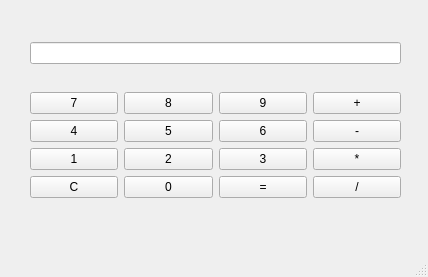
<?xml version="1.0" encoding="UTF-8"?>
<ui version="4.0">
 <class>Calculatrice</class>
 <widget class="QMainWindow" name="Calculatrice">
  <property name="geometry">
   <rect>
    <x>0</x>
    <y>0</y>
    <width>428</width>
    <height>277</height>
   </rect>
  </property>
  <property name="windowTitle">
   <string>Calculatrice</string>
  </property>
  <widget class="QWidget" name="centralwidget">
   <widget class="QWidget" name="">
    <property name="geometry">
     <rect>
      <x>30</x>
      <y>20</y>
      <width>371</width>
      <height>201</height>
     </rect>
    </property>
    <layout class="QGridLayout" name="gridLayout_2">
     <item row="1" column="0">
      <layout class="QGridLayout" name="gridLayout">
       <item row="0" column="0">
        <widget class="QPushButton" name="pushButton7">
         <property name="text">
          <string>7</string>
         </property>
        </widget>
       </item>
       <item row="0" column="1">
        <widget class="QPushButton" name="pushButton8">
         <property name="text">
          <string>8</string>
         </property>
        </widget>
       </item>
       <item row="0" column="2">
        <widget class="QPushButton" name="pushButton9">
         <property name="text">
          <string>9</string>
         </property>
        </widget>
       </item>
       <item row="0" column="3">
        <widget class="QPushButton" name="pushButtonAddition">
         <property name="text">
          <string>+</string>
         </property>
        </widget>
       </item>
       <item row="1" column="0">
        <widget class="QPushButton" name="pushButton4">
         <property name="text">
          <string>4</string>
         </property>
        </widget>
       </item>
       <item row="1" column="1">
        <widget class="QPushButton" name="pushButton5">
         <property name="text">
          <string>5</string>
         </property>
        </widget>
       </item>
       <item row="1" column="2">
        <widget class="QPushButton" name="pushButton6">
         <property name="text">
          <string>6</string>
         </property>
        </widget>
       </item>
       <item row="1" column="3">
        <widget class="QPushButton" name="pushButtonSoustraction">
         <property name="text">
          <string>-</string>
         </property>
        </widget>
       </item>
       <item row="2" column="0">
        <widget class="QPushButton" name="pushButton1">
         <property name="text">
          <string>1</string>
         </property>
        </widget>
       </item>
       <item row="2" column="1">
        <widget class="QPushButton" name="pushButton2">
         <property name="text">
          <string>2</string>
         </property>
        </widget>
       </item>
       <item row="2" column="2">
        <widget class="QPushButton" name="pushButton3">
         <property name="text">
          <string>3</string>
         </property>
        </widget>
       </item>
       <item row="2" column="3">
        <widget class="QPushButton" name="pushButtonMutiplication">
         <property name="text">
          <string>*</string>
         </property>
        </widget>
       </item>
       <item row="3" column="0">
        <widget class="QPushButton" name="pushButtonEffacer">
         <property name="text">
          <string>C</string>
         </property>
        </widget>
       </item>
       <item row="3" column="1">
        <widget class="QPushButton" name="pushButton_0">
         <property name="text">
          <string>0</string>
         </property>
        </widget>
       </item>
       <item row="3" column="2">
        <widget class="QPushButton" name="pushButtonEqual">
         <property name="text">
          <string>=</string>
         </property>
        </widget>
       </item>
       <item row="3" column="3">
        <widget class="QPushButton" name="pushButtonDivision">
         <property name="text">
          <string>/</string>
         </property>
        </widget>
       </item>
      </layout>
     </item>
     <item row="0" column="0">
      <widget class="QLineEdit" name="QlineEdit"/>
     </item>
    </layout>
   </widget>
  </widget>
  <widget class="QMenuBar" name="menubar">
   <property name="geometry">
    <rect>
     <x>0</x>
     <y>0</y>
     <width>428</width>
     <height>20</height>
    </rect>
   </property>
  </widget>
  <widget class="QStatusBar" name="statusbar"/>
 </widget>
 <resources/>
 <connections/>
</ui>
